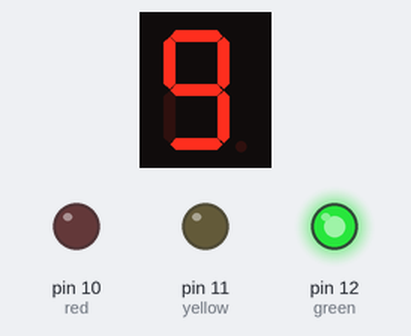
Bench run of a sketch on a simulated Arduino Uno, built with avr-gcc and run on an emulated ATmega328P. Parts: 1-digit seven-segment display, output pins drawn as LEDs (lit = HIGH). Wiring (inferred from the names in the program): 1-digit 7-segment display, segments lit when LOW: segments pin 2, pin 3, pin 4, pin 5, pin 6, pin 7, pin 8, pin 9. The segment pins are drawn as the display they are named for; pins used as bus, display or sensor lines are not drawn.

Above: at 0.1 s.
At 4.1 s:
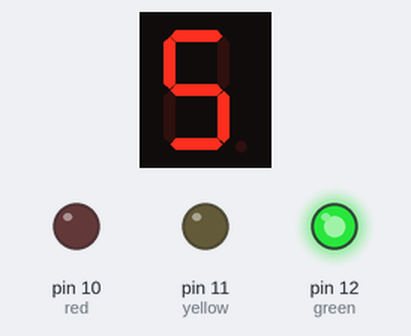
At 9.1 s:
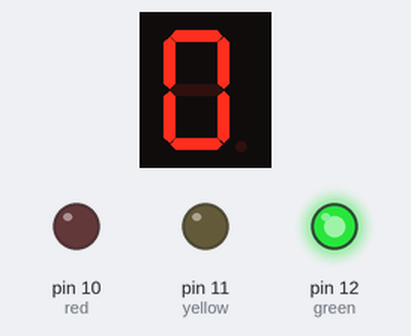
At 17.3 s:
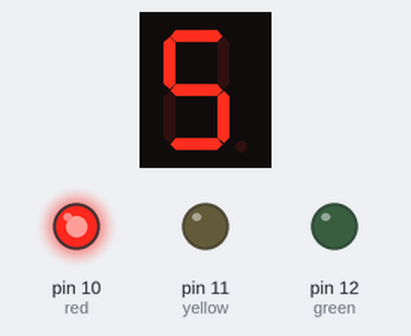
At 22.3 s:
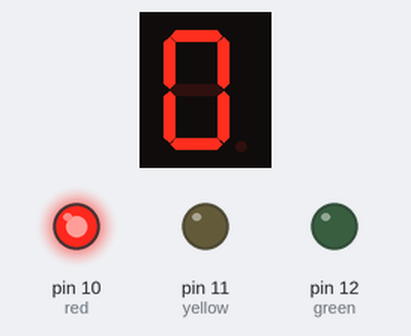
At 35.5 s:
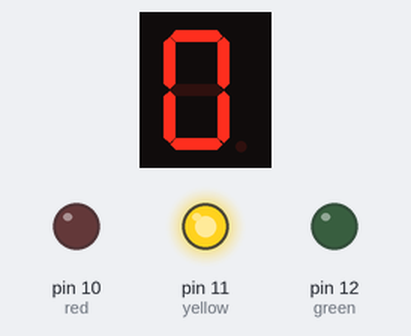
Timing chart, 0 to 38.0 s (numbered marks = the images above):
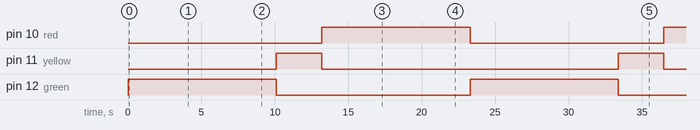

Measured:
- by itself, pin 10 (red): LOW → HIGH at 13.2 s, → LOW 10.1 s later, → HIGH 13.2 s later
- by itself, pin 11 (yellow): alternates HIGH for 3.1 s and LOW for 20.2 s
- by itself, pin 12 (green): alternates HIGH for 10.1 s and LOW for 13.2 s
- what the display in image 1 shows lasts 1.0 s, from 4.0 s to 5.0 s
- what the display in image 2 shows lasts 1.1 s, from 9.0 s to 10.1 s

The sketch:

Traffic_Light.ino
```cpp
#define a 2
#define b 3
#define c 4
#define d 5
#define e 6
#define f 7
#define g 8
#define dp 9
#define red 10
#define yellow 11
#define green 12

void counter(int n){
  if(n == 0){
   digitalWrite(a,LOW);
    digitalWrite(b,LOW);
    digitalWrite(c,LOW);
    digitalWrite(d,LOW);
    digitalWrite(e,LOW);
    digitalWrite(f,LOW);
    digitalWrite(g,HIGH);
    digitalWrite(dp,HIGH);
  }
  else if(n == 1){
    digitalWrite(a,HIGH);
    digitalWrite(b,LOW);
    digitalWrite(c,LOW);
    digitalWrite(d,HIGH);
    digitalWrite(e,HIGH);
    digitalWrite(f,HIGH);
    digitalWrite(g,HIGH);
    digitalWrite(dp,HIGH);
  }
  else if(n == 2){
    digitalWrite(a,LOW);
    digitalWrite(b,LOW);
    digitalWrite(c,HIGH);
    digitalWrite(d,LOW);
    digitalWrite(e,LOW);
    digitalWrite(f,HIGH);
    digitalWrite(g,LOW);
    digitalWrite(dp,HIGH);
  }
  else if(n == 3){
    digitalWrite(a,LOW);
    digitalWrite(b,LOW);
    digitalWrite(c,LOW);
    digitalWrite(d,LOW);
    digitalWrite(e,HIGH);
    digitalWrite(f,HIGH);
    digitalWrite(g,LOW);
    digitalWrite(dp,HIGH);
  }
  else if(n == 4){
    digitalWrite(a,HIGH);
    digitalWrite(b,LOW);
    digitalWrite(c,LOW);
    digitalWrite(d,HIGH);
    digitalWrite(e,HIGH);
    digitalWrite(f,LOW);
    digitalWrite(g,LOW);
    digitalWrite(dp,HIGH);
  }
  else if(n == 5){
    digitalWrite(a,LOW);
    digitalWrite(b,HIGH);
    digitalWrite(c,LOW);
    digitalWrite(d,LOW);
    digitalWrite(e,HIGH);
    digitalWrite(f,LOW);
    digitalWrite(g,LOW);
    digitalWrite(dp,HIGH);
  }
  else if(n == 6){
    digitalWrite(a,LOW);
    digitalWrite(b,HIGH);
    digitalWrite(c,LOW);
    digitalWrite(d,LOW);
    digitalWrite(e,LOW);
    digitalWrite(f,LOW);
    digitalWrite(g,LOW);
    digitalWrite(dp,HIGH);
  }
  else if(n == 7){
    digitalWrite(a,LOW);
    digitalWrite(b,LOW);
    digitalWrite(c,LOW);
    digitalWrite(d,HIGH);
    digitalWrite(e,HIGH);
    digitalWrite(f,HIGH);
    digitalWrite(g,HIGH);
  }
  else if(n == 8){
    digitalWrite(a,LOW);
    digitalWrite(b,LOW);
    digitalWrite(c,LOW);
    digitalWrite(d,LOW);
    digitalWrite(e,LOW);
    digitalWrite(f,LOW);
    digitalWrite(g,LOW);
    digitalWrite(dp,HIGH);
  }
  else if(n == 9){
    digitalWrite(a,LOW);
    digitalWrite(b,LOW);
    digitalWrite(c,LOW);
    digitalWrite(d,LOW);
    digitalWrite(e,HIGH);
    digitalWrite(f,LOW);
    digitalWrite(g,LOW);
    digitalWrite(dp,HIGH);
  }
}

void countdown(int n){
  for(int i = n; i>-1; i--){
    counter(i);
    delay(1000);
  }
  delay(100);
}

void setup(){
  for(int i = 2; i<13; i++){
    pinMode(i, OUTPUT);
  }
}

void loop()
{
  digitalWrite(green,HIGH);
  countdown(9);
  digitalWrite(green,LOW);
  digitalWrite(yellow,HIGH);
  countdown(2);
  digitalWrite(yellow,LOW);
  digitalWrite(red,HIGH);
  countdown(9);
  digitalWrite(red,LOW);
}
```
